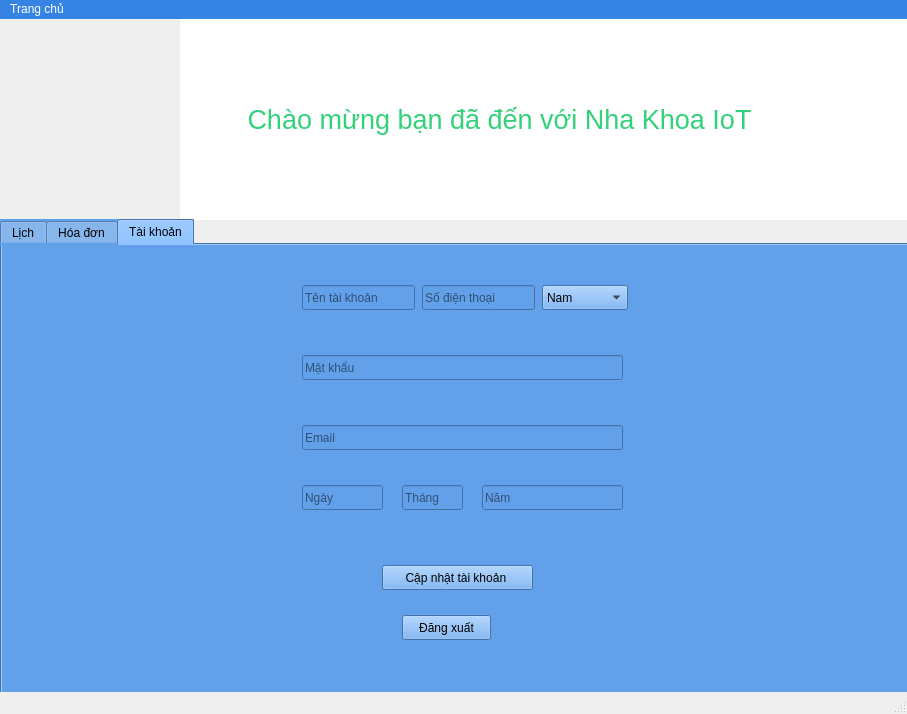
<?xml version="1.0" encoding="UTF-8"?>
<ui version="4.0">
 <class>MainWindow</class>
 <widget class="QMainWindow" name="MainWindow">
  <property name="geometry">
   <rect>
    <x>0</x>
    <y>0</y>
    <width>907</width>
    <height>714</height>
   </rect>
  </property>
  <property name="windowTitle">
   <string>MainWindow</string>
  </property>
  <widget class="QWidget" name="centralwidget">
   <widget class="QLabel" name="label_2">
    <property name="geometry">
     <rect>
      <x>180</x>
      <y>0</y>
      <width>731</width>
      <height>201</height>
     </rect>
    </property>
    <property name="font">
     <font>
      <family>Ubuntu</family>
      <pointsize>20</pointsize>
      <weight>50</weight>
      <italic>false</italic>
      <bold>false</bold>
     </font>
    </property>
    <property name="styleSheet">
     <string notr="true">color: rgb(51, 209, 122);
background-color: rgb(255, 255, 255);
font: 20pt &quot;Ubuntu&quot;;
</string>
    </property>
    <property name="text">
     <string>         Chào mừng bạn đã đến với Nha Khoa IoT</string>
    </property>
   </widget>
   <widget class="QLabel" name="label">
    <property name="geometry">
     <rect>
      <x>-10</x>
      <y>0</y>
      <width>191</width>
      <height>201</height>
     </rect>
    </property>
    <property name="text">
     <string/>
    </property>
    <property name="pixmap">
     <pixmap>../../.designer/backup/logo-illustration-of-a-combination-of-teeth-and-toothbrush-very-suitable-for-dental-companies-free-vector.jpg</pixmap>
    </property>
   </widget>
   <widget class="QTabWidget" name="tabWidget">
    <property name="geometry">
     <rect>
      <x>0</x>
      <y>200</y>
      <width>921</width>
      <height>521</height>
     </rect>
    </property>
    <property name="styleSheet">
     <string notr="true">background-color: rgb(98, 160, 234);</string>
    </property>
    <property name="currentIndex">
     <number>2</number>
    </property>
    <widget class="QWidget" name="tab">
     <attribute name="title">
      <string>Lịch</string>
     </attribute>
     <widget class="QCalendarWidget" name="calendarWidget">
      <property name="geometry">
       <rect>
        <x>10</x>
        <y>50</y>
        <width>561</width>
        <height>281</height>
       </rect>
      </property>
      <property name="styleSheet">
       <string notr="true">background-color: rgb(255, 255, 255);
color: rgb(53, 132, 228);</string>
      </property>
     </widget>
     <widget class="QPushButton" name="changeState">
      <property name="geometry">
       <rect>
        <x>630</x>
        <y>310</y>
        <width>251</width>
        <height>25</height>
       </rect>
      </property>
      <property name="styleSheet">
       <string notr="true">background-color: rgb(53, 132, 228);
border-radius:10px;</string>
      </property>
      <property name="text">
       <string>Thay đổi trạng thái </string>
      </property>
     </widget>
     <widget class="QTableWidget" name="tableWidget">
      <property name="geometry">
       <rect>
        <x>575</x>
        <y>51</y>
        <width>331</width>
        <height>251</height>
       </rect>
      </property>
      <column>
       <property name="text">
        <string>Bệnh nhân</string>
       </property>
      </column>
      <column>
       <property name="text">
        <string>Thời gian </string>
       </property>
      </column>
      <column>
       <property name="text">
        <string>Trạng thái </string>
       </property>
      </column>
      <column>
       <property name="text">
        <string>ID cuộc hẹn</string>
       </property>
      </column>
     </widget>
    </widget>
    <widget class="QWidget" name="tab_2">
     <attribute name="title">
      <string>Hóa đơn</string>
     </attribute>
     <widget class="QLabel" name="label_3">
      <property name="geometry">
       <rect>
        <x>320</x>
        <y>0</y>
        <width>151</width>
        <height>17</height>
       </rect>
      </property>
      <property name="text">
       <string>Hóa đơn dịch vụ</string>
      </property>
     </widget>
     <widget class="QLabel" name="label_4">
      <property name="geometry">
       <rect>
        <x>440</x>
        <y>30</y>
        <width>41</width>
        <height>17</height>
       </rect>
      </property>
      <property name="text">
       <string>Ngày:</string>
      </property>
     </widget>
     <widget class="QLabel" name="label_5">
      <property name="geometry">
       <rect>
        <x>50</x>
        <y>80</y>
        <width>151</width>
        <height>17</height>
       </rect>
      </property>
      <property name="text">
       <string>Bệnh nhân:</string>
      </property>
     </widget>
     <widget class="QLabel" name="label_7">
      <property name="geometry">
       <rect>
        <x>50</x>
        <y>30</y>
        <width>101</width>
        <height>17</height>
       </rect>
      </property>
      <property name="text">
       <string>ID cuộc hẹn</string>
      </property>
     </widget>
     <widget class="QPushButton" name="cfRc">
      <property name="geometry">
       <rect>
        <x>70</x>
        <y>380</y>
        <width>141</width>
        <height>25</height>
       </rect>
      </property>
      <property name="text">
       <string>Xác nhận hóa đơn</string>
      </property>
     </widget>
     <widget class="QPushButton" name="sendRc">
      <property name="geometry">
       <rect>
        <x>630</x>
        <y>380</y>
        <width>171</width>
        <height>25</height>
       </rect>
      </property>
      <property name="text">
       <string>Gửi hóa đơn cho Admin</string>
      </property>
     </widget>
     <widget class="QLineEdit" name="apmID">
      <property name="geometry">
       <rect>
        <x>150</x>
        <y>30</y>
        <width>113</width>
        <height>25</height>
       </rect>
      </property>
     </widget>
     <widget class="QLineEdit" name="ptName">
      <property name="geometry">
       <rect>
        <x>150</x>
        <y>70</y>
        <width>113</width>
        <height>25</height>
       </rect>
      </property>
     </widget>
     <widget class="QLabel" name="label_8">
      <property name="geometry">
       <rect>
        <x>430</x>
        <y>120</y>
        <width>61</width>
        <height>17</height>
       </rect>
      </property>
      <property name="text">
       <string>Dịch vụ:</string>
      </property>
     </widget>
     <widget class="QComboBox" name="service">
      <property name="geometry">
       <rect>
        <x>530</x>
        <y>120</y>
        <width>111</width>
        <height>25</height>
       </rect>
      </property>
      <item>
       <property name="text">
        <string>Nhổ răng</string>
       </property>
      </item>
      <item>
       <property name="text">
        <string>Trồng răng</string>
       </property>
      </item>
     </widget>
     <widget class="QSpinBox" name="quantity">
      <property name="geometry">
       <rect>
        <x>530</x>
        <y>190</y>
        <width>44</width>
        <height>26</height>
       </rect>
      </property>
     </widget>
     <widget class="QLabel" name="label_9">
      <property name="geometry">
       <rect>
        <x>430</x>
        <y>190</y>
        <width>67</width>
        <height>17</height>
       </rect>
      </property>
      <property name="text">
       <string>Số lượng</string>
      </property>
     </widget>
     <widget class="QLabel" name="label_10">
      <property name="geometry">
       <rect>
        <x>50</x>
        <y>130</y>
        <width>91</width>
        <height>17</height>
       </rect>
      </property>
      <property name="text">
       <string>Bác sỹ:</string>
      </property>
     </widget>
     <widget class="QLineEdit" name="dtName">
      <property name="geometry">
       <rect>
        <x>150</x>
        <y>130</y>
        <width>113</width>
        <height>25</height>
       </rect>
      </property>
     </widget>
     <widget class="QDateEdit" name="ngayKham">
      <property name="geometry">
       <rect>
        <x>530</x>
        <y>30</y>
        <width>110</width>
        <height>26</height>
       </rect>
      </property>
     </widget>
     <widget class="QLabel" name="Tongtien">
      <property name="geometry">
       <rect>
        <x>200</x>
        <y>230</y>
        <width>401</width>
        <height>71</height>
       </rect>
      </property>
      <property name="text">
       <string/>
      </property>
     </widget>
     <widget class="QTimeEdit" name="timeEdit">
      <property name="geometry">
       <rect>
        <x>530</x>
        <y>80</y>
        <width>118</width>
        <height>26</height>
       </rect>
      </property>
     </widget>
     <widget class="QLabel" name="label_6">
      <property name="geometry">
       <rect>
        <x>430</x>
        <y>80</y>
        <width>81</width>
        <height>17</height>
       </rect>
      </property>
      <property name="text">
       <string>Giờ khám:</string>
      </property>
     </widget>
    </widget>
    <widget class="QWidget" name="tab_3">
     <attribute name="title">
      <string>Tài khoản</string>
     </attribute>
     <widget class="QPushButton" name="pushButton">
      <property name="geometry">
       <rect>
        <x>400</x>
        <y>370</y>
        <width>89</width>
        <height>25</height>
       </rect>
      </property>
      <property name="text">
       <string>Đăng xuất</string>
      </property>
     </widget>
     <widget class="QPushButton" name="pushButton_2">
      <property name="geometry">
       <rect>
        <x>380</x>
        <y>320</y>
        <width>151</width>
        <height>25</height>
       </rect>
      </property>
      <property name="text">
       <string>Cập nhật tài khoản </string>
      </property>
     </widget>
     <widget class="QLineEdit" name="lineEdit_5">
      <property name="geometry">
       <rect>
        <x>300</x>
        <y>240</y>
        <width>81</width>
        <height>25</height>
       </rect>
      </property>
      <property name="placeholderText">
       <string>Ngày </string>
      </property>
     </widget>
     <widget class="QLineEdit" name="lineEdit_2">
      <property name="geometry">
       <rect>
        <x>420</x>
        <y>40</y>
        <width>113</width>
        <height>25</height>
       </rect>
      </property>
      <property name="placeholderText">
       <string>Số điện thoại</string>
      </property>
     </widget>
     <widget class="QLineEdit" name="lineEdit_3">
      <property name="geometry">
       <rect>
        <x>300</x>
        <y>110</y>
        <width>321</width>
        <height>25</height>
       </rect>
      </property>
      <property name="placeholderText">
       <string>Mật khẩu</string>
      </property>
     </widget>
     <widget class="QLineEdit" name="lineEdit_4">
      <property name="geometry">
       <rect>
        <x>300</x>
        <y>180</y>
        <width>321</width>
        <height>25</height>
       </rect>
      </property>
      <property name="text">
       <string/>
      </property>
      <property name="placeholderText">
       <string>Email</string>
      </property>
     </widget>
     <widget class="QLineEdit" name="lineEdit_7">
      <property name="geometry">
       <rect>
        <x>480</x>
        <y>240</y>
        <width>141</width>
        <height>25</height>
       </rect>
      </property>
      <property name="placeholderText">
       <string>Năm</string>
      </property>
     </widget>
     <widget class="QComboBox" name="comboBox_4">
      <property name="geometry">
       <rect>
        <x>540</x>
        <y>40</y>
        <width>86</width>
        <height>25</height>
       </rect>
      </property>
      <item>
       <property name="text">
        <string>Nam</string>
       </property>
      </item>
      <item>
       <property name="text">
        <string>Nữ</string>
       </property>
      </item>
      <item>
       <property name="text">
        <string>Lê Hoàng Anh</string>
       </property>
      </item>
     </widget>
     <widget class="QLineEdit" name="lineEdit_6">
      <property name="geometry">
       <rect>
        <x>400</x>
        <y>240</y>
        <width>61</width>
        <height>25</height>
       </rect>
      </property>
      <property name="placeholderText">
       <string>Tháng</string>
      </property>
     </widget>
     <widget class="QLineEdit" name="lineEdit">
      <property name="geometry">
       <rect>
        <x>300</x>
        <y>40</y>
        <width>113</width>
        <height>25</height>
       </rect>
      </property>
      <property name="placeholderText">
       <string>Tên tài khoản</string>
      </property>
     </widget>
    </widget>
   </widget>
  </widget>
  <widget class="QMenuBar" name="menubar">
   <property name="geometry">
    <rect>
     <x>0</x>
     <y>0</y>
     <width>907</width>
     <height>28</height>
    </rect>
   </property>
   <property name="styleSheet">
    <string notr="true">background-color: rgb(98, 160, 234);
background-color: rgb(53, 132, 228);
font: 14pt &quot;Ubuntu&quot;;
color: rgb(255, 255, 255);</string>
   </property>
   <widget class="QMenu" name="menuTrang_ch">
    <property name="title">
     <string>Trang chủ</string>
    </property>
   </widget>
   <addaction name="menuTrang_ch"/>
  </widget>
  <widget class="QStatusBar" name="statusbar"/>
 </widget>
 <resources/>
 <connections/>
</ui>
